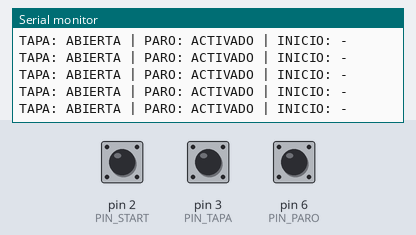
Recording of a sketch running on a simulated Arduino Uno, built with avr-gcc and run on an emulated ATmega328P. Shown: the last lines printed to the serial monitor. The test bench sets the inputs (shaded band); at power-on: pin 2 (PIN_START) HIGH, pin 3 (PIN_TAPA) HIGH, pin 6 (PIN_PARO) HIGH.

Above: at 1.4 s.
1.5 s: pin 2 (PIN_START) pulled LOW for 0.35 s
At 1.71 s:
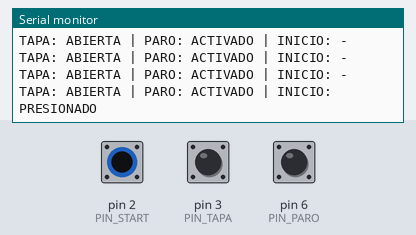
3.3 s: pin 3 (PIN_TAPA) pulled LOW for 0.35 s
At 3.51 s:
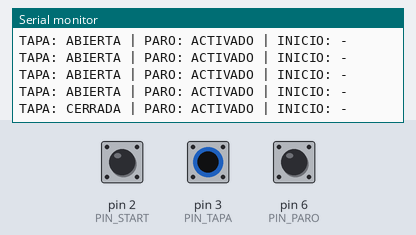
5.1 s: pin 6 (PIN_PARO) pulled LOW for 0.35 s
At 5.31 s:
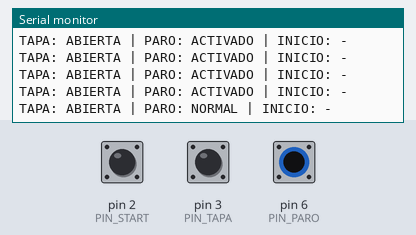
6.9 s: pin 2 (PIN_START) driven LOW and pin 3 (PIN_TAPA) driven LOW
At 7.11 s:
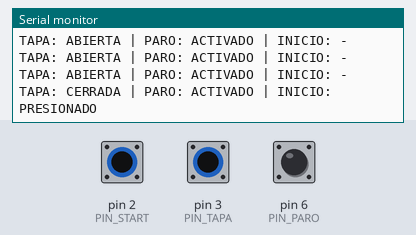
9.0 s: pin 6 (PIN_PARO) pulled LOW for 1 s
At 9.22 s:
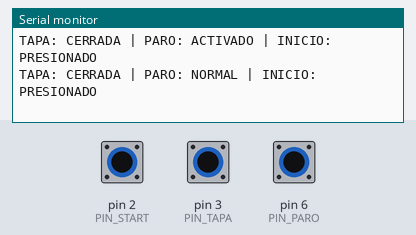
11.5 s: pin 3 (PIN_TAPA) driven HIGH and pin 6 (PIN_PARO) driven LOW
At 11.92 s:
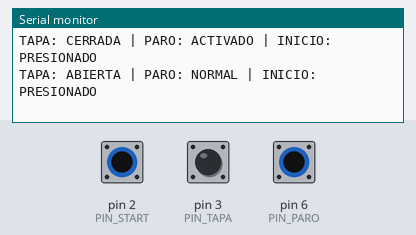

Measured:
- after the input at 1.5 s, the serial monitor: prints a new line at once (image 1)
- after the input at 3.3 s, the serial monitor: prints a new line at once (image 2)
- after the input at 5.1 s, the serial monitor: prints a new line at once (image 3)
- after the input at 6.9 s, the serial monitor: prints a new line at once (image 4)
- after the input at 9.0 s, the serial monitor: prints a new line at once (image 5)
- after the input at 11.5 s, the serial monitor: prints a new line after 0.22 s (image 6)

The sketch:

test_seguridad.ino
```cpp
// Prueba de entradas de seguridad y pulsador. Abre el monitor serie a 9600.
// Verifica: tapa cerrada = CERRADA, paro normal = NORMAL, pulsador = PRESIONADO al pulsar.
const uint8_t PIN_START = 2;
const uint8_t PIN_TAPA  = 3;
const uint8_t PIN_PARO  = 6;

void setup() {
  Serial.begin(9600);
  pinMode(PIN_START, INPUT_PULLUP);
  pinMode(PIN_TAPA, INPUT_PULLUP);
  pinMode(PIN_PARO, INPUT_PULLUP);
}

void loop() {
  Serial.print(F("TAPA: "));
  Serial.print(digitalRead(PIN_TAPA) == LOW ? F("CERRADA") : F("ABIERTA"));
  Serial.print(F(" | PARO: "));
  Serial.print(digitalRead(PIN_PARO) == HIGH ? F("ACTIVADO") : F("NORMAL"));
  Serial.print(F(" | INICIO: "));
  Serial.println(digitalRead(PIN_START) == LOW ? F("PRESIONADO") : F("-"));
  delay(300);
}
```
